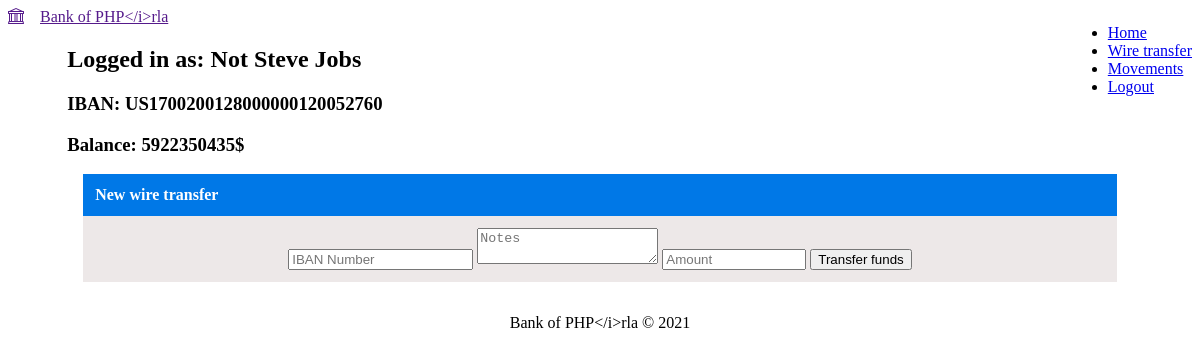
The page /wire-transfer.php (signed in) on the database as committed earlier.
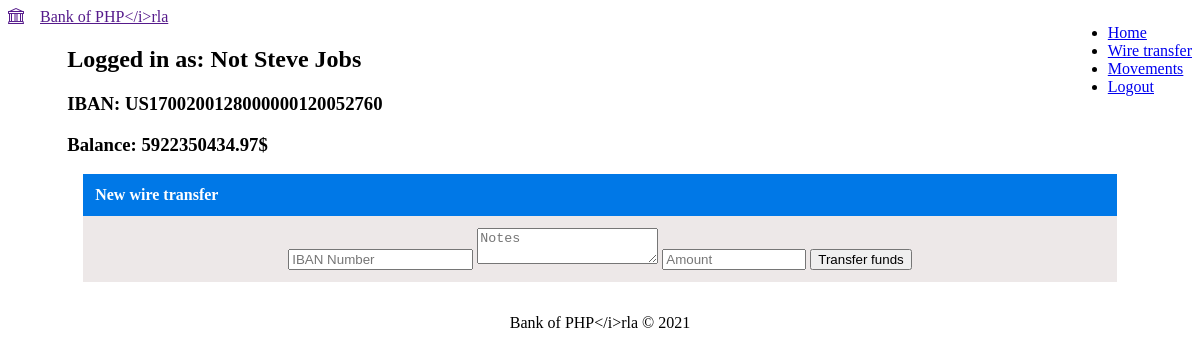
The same page on the database as committed later.
### tables this page shows
CREATE TABLE users (
    `id` INT UNSIGNED AUTO_INCREMENT PRIMARY KEY,
    `username` VARCHAR(64) unique NOT NULL,
    `password` VARCHAR(64) NOT NULL,
    `iban` CHAR(27) unique NOT NULL,
    `balance` DECIMAL(16,2) DEFAULT 0 NOT NULL
);

### html/php/db.php (called while the page is built, shortened)
<?php
    $servername = 'mysql';
    $username = 'root';
    $password = 'example';
    $db = 'bank';
    try {
        $conn = new PDO("mysql:host=$servername;dbname=$db", $username, $password);
        $conn->setAttribute(PDO::ATTR_ERRMODE, PDO::ERRMODE_EXCEPTION);
    } catch(PDOException $e) {
        die('Connection failed: ' . $e->getMessage());
    }
    class UserRepo implements Repository {
        private PDO $conn;
        function __construct(PDO $conn) {
            $this->conn = $conn;
        }
        public function get_by_username($username) {
            $stmt = $this->conn->prepare('SELECT * FROM users WHERE username=?');
            $stmt->setFetchMode(PDO::FETCH_CLASS, 'User');
            $stmt->execute([$username]);
            return $stmt->fetch();
        }
    }
    $user_repo = new UserRepo($conn);
?>

### html/php/session.php (called while the page is built, shortened)
<?php
    $root = realpath($_SERVER["DOCUMENT_ROOT"]);
    require_once "$root/php/db.php";
    $session_user = $_SESSION['session_user'] ?? '';
?>

### html/wire-transfer.php (the view, shortened to what this page needs)
<?php
    require_once 'php/session.php';
    require_once 'php/db.php';
    $user = $user_repo->get_by_username($session_user);
?>
<? include 'php/components/header.php' ?>
<? include 'php/components/topbar.php' ?>
<main class="container">
    <h2>Logged in as: <?=$user->username?></h2>
    <h3>IBAN: <?=$user->iban?></h3>
    <h3>Balance: <?=$user->balance?>$</h3>
    <div class="pure-g">
        <div class="pure-u-1-3">
            <div class="card">
                <div class="card-heading"><b>New wire transfer</b></div>
                <div class="card-content text-center">
                    <form method="post" class="pure-form pure-form-stacked">
                        <input class="pure-input-1" type="text" placeholder="IBAN Number" name="iban" required/>
                        <textarea class="pure-input-1" type="number" min="0" max="<?=$user->balance?>" step="0.01" placeholder="Notes" name="notes"></textarea>
                        <input class="pure-input-1" type="number" min="0" max="<?=$user->balance?>" step="0.01" placeholder="Amount" name="amount" required/>
                        <input type="submit" class="pure-button pure-button-primary" value="Transfer funds"/>
                    </form>
                </div>
            </div>
        </div>
    </div>
</main>
<? include 'php/components/footer.php' ?>

Rows that differ between the two databases and show on the page:
changed users "Not Steve Jobs": balance "5922350435" → "5922350434.97"
